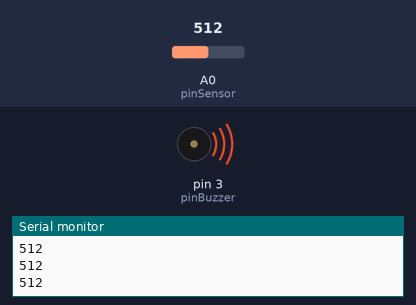
Simulated run of this sketch. Board: Arduino Uno, built with avr-gcc and run on an emulated ATmega328P. Shown: buzzer (waves = sounding), the last lines printed to the serial monitor. The test bench sets the inputs (shaded band); at power-on: A0 (pinSensor) = 512.

Above: at 1.2 s.
1.3 s: A0 (pinSensor) set to 105
At 1.9 s:
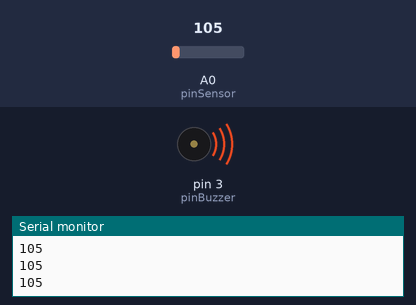
2.8 s: A0 (pinSensor) set to 94
At 4.0 s:
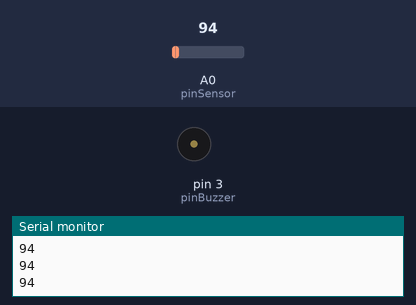
4.3 s: A0 (pinSensor) set to 110
At 5.3 s:
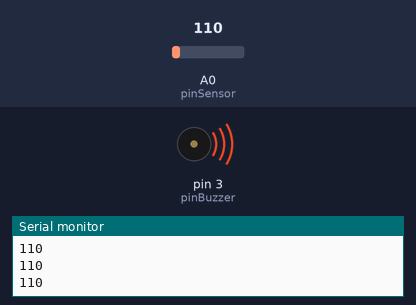
5.8 s: A0 (pinSensor) set to 91
At 6.4 s:
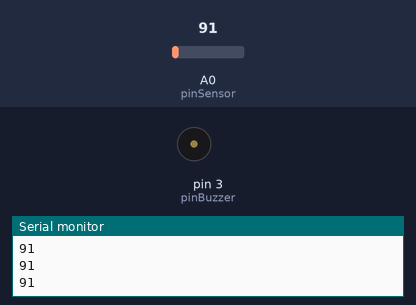
Timing chart, 0 to 8.3 s (numbered marks = the images above; inputs shaded):
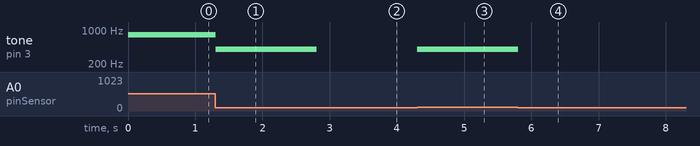

The sketch:

ej_07_buzzer_analogico_rangos.ino
```cpp
// ej_07_buzzer_analogico_rangos
// por sergiomoradiaz
// para Academia Sinestesia
// Programa Medios Interactivos 2023
// v0.0.3 septiembre 2023
// hecho con Arduino 2.1.0

// declarar variables
int pinSensor = A0;  // sensor en pin A0
int pinBuzzer = 3;   // led en pin 3
int datoSensor;      // variable para leer datos del sensor
int datoBuzzer;      // variable para leer datos del buzzer

void setup() {
  // configuracion
  pinMode(pinSensor, INPUT);   // sensor como entrada
  pinMode(pinBuzzer, OUTPUT);  // buzzer como salida
  Serial.begin(9600);          // iniciar comunicacion serial
}

void loop() {
  // comportamiento
  datoSensor = analogRead(pinSensor);  // leer y almacenar datos
  Serial.println(datoSensor);          // ver datos en monitor

  // condicional
  if (datoSensor <= 100) {  // condicion rango 1
    noTone(pinBuzzer);
  } else if (datoSensor >= 101 && datoSensor <= 300) {  // condicion rango 2
    tone(pinBuzzer, 400);
  } else if (datoSensor >= 301 && datoSensor <= 600) {  // condicion rango 2
    tone(pinBuzzer, 800);
  } else if (datoSensor >= 601) {  // condicion rango 3
    tone(pinBuzzer, 1200);
  }
}
```

Measured:
- the behaviour switches between 101 and 100 on A0 (pinSensor) (found by bisection; images 1 and 2)
- after the input at 1.3 s, tone on pin 3 (pinBuzzer): 800 Hz → 400 Hz at once
- after the input at 2.8 s, tone on pin 3 (pinBuzzer): 400 Hz → silent at once
- after the input at 4.3 s, tone on pin 3 (pinBuzzer): silent → 400 Hz at once
- after the input at 5.8 s, tone on pin 3 (pinBuzzer): 400 Hz → silent at once
